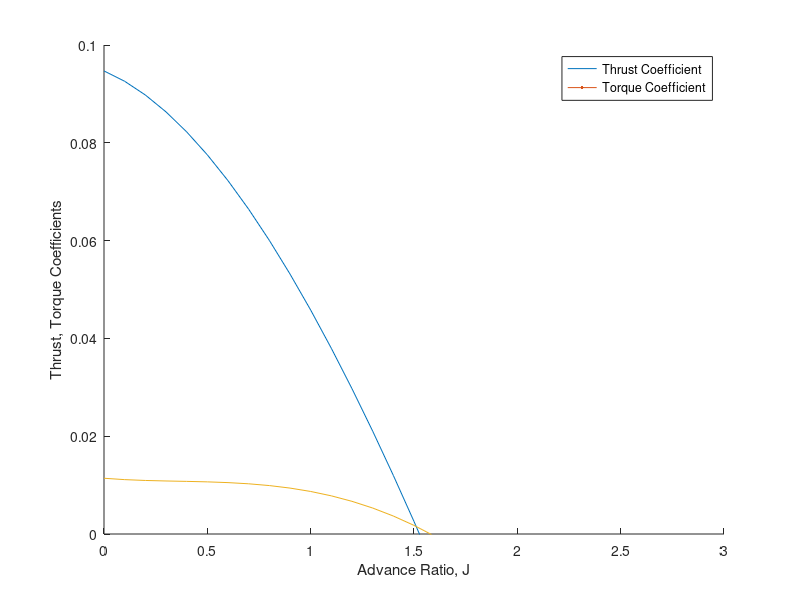

MATLAB code to generate this figure: (Note: this script raises an error after producing the figure.)
%% Formatting
clc
clear
close all
format shortg

J = (0:0.1:3);

CT= 0.0041.*J.^3 - 0.0353*J.^2 - 0.0177.*J + 0.0947;
CQ = 0.001.*J.^4 - 0.008.*J.^3 + 0.0078.*J.^2 - 0.0035.*J + 0.0114;

figure
hold on
plot(J,CT,LineWidth=2)
plot(J,CQ,LineWidth=2)
ylim([0 0.1])
ylabel('Thrust, Torque Coefficients')
xlabel('Advance Ratio, J')
legend('Thrust Coefficient','Torque Coefficient')
a = gca;
a.FontSize = 16;

